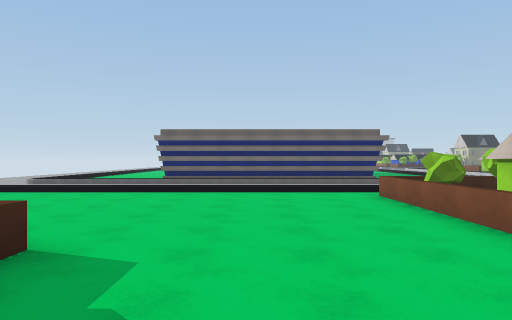
View 1 (above)

24 first-person views from a walk through a 3-D level made in the Unity game engine. The camera is 1.5 m above the floor, looks level and sees 70° across. The floor is counted in squares, 2 m on a side. Each view is taken from the middle of a square. On the plan, view 1 faces up. The plan holds only what a view shows up to about 11 squares ahead; the rest is blank. The place goes on beyond the plan. Surface patterns are stand-ins for the level's own textures.

View 2
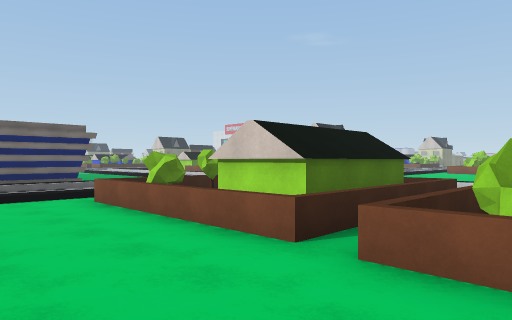

View 3
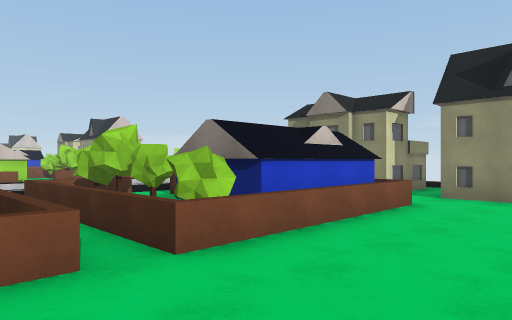

View 4
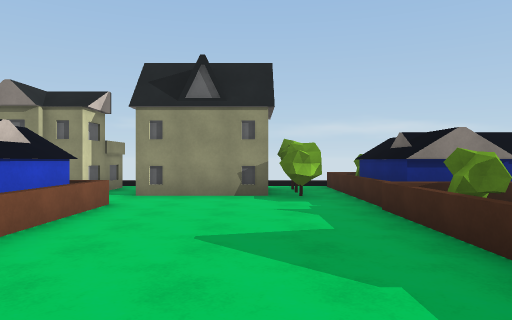

View 5
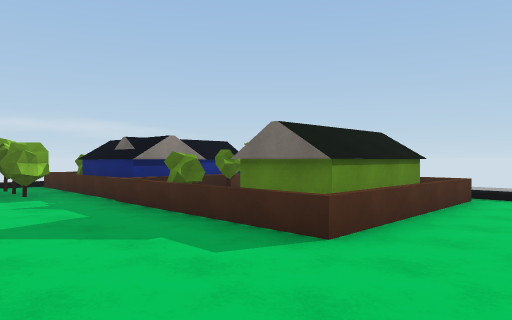

View 6
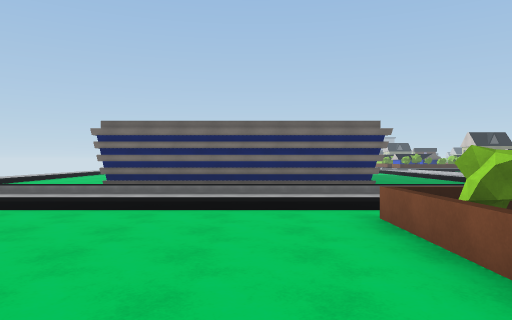

View 7
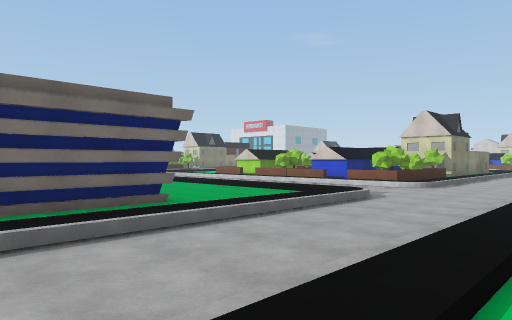

View 8
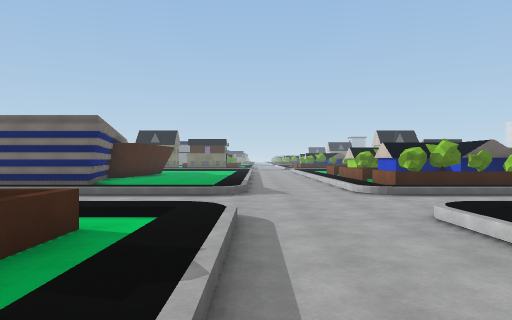

View 9
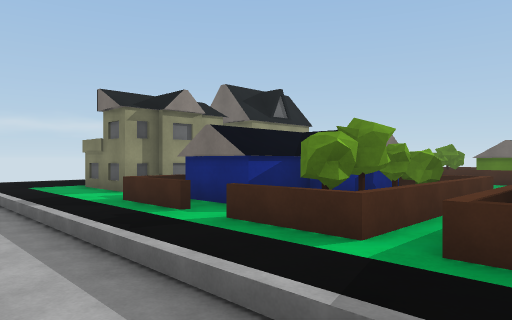

View 10
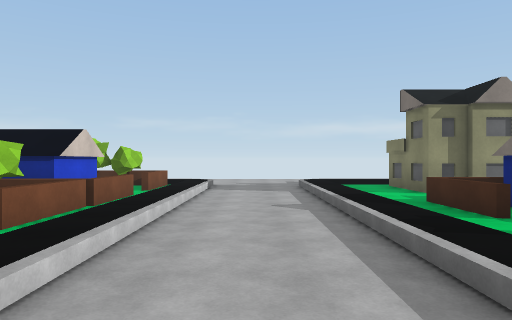

View 11
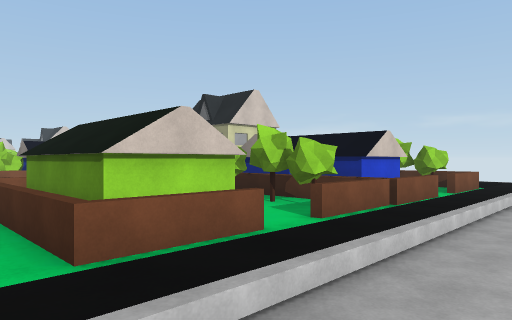

View 12
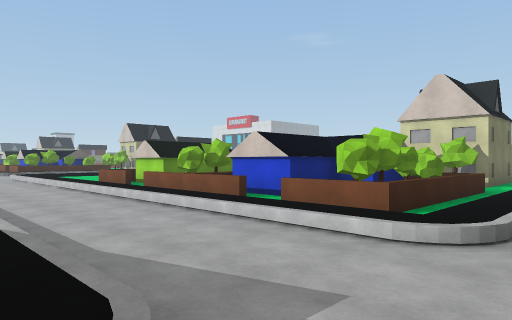

View 13
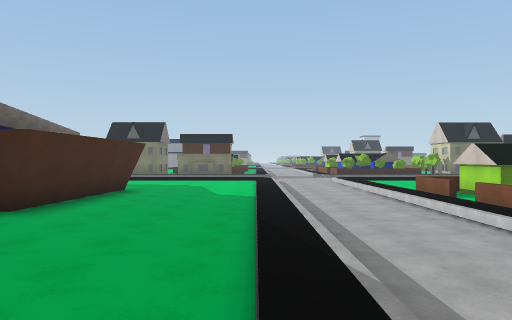

View 14
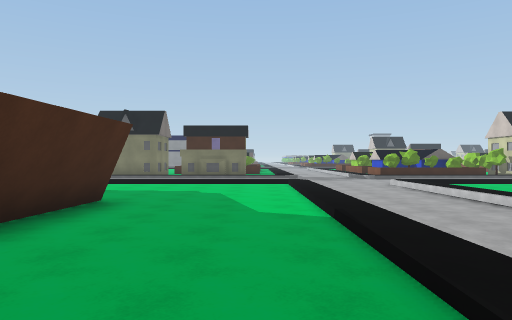

View 15
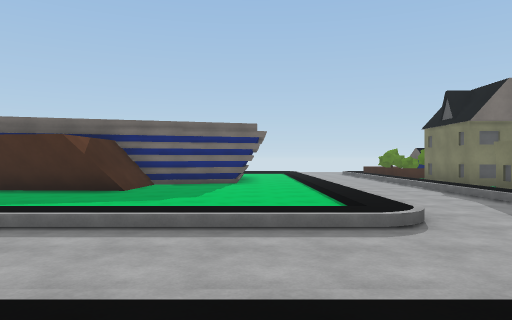

View 16
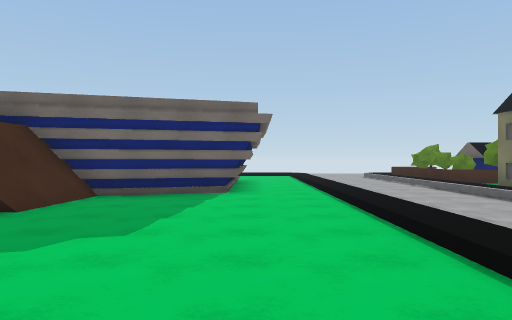

View 17
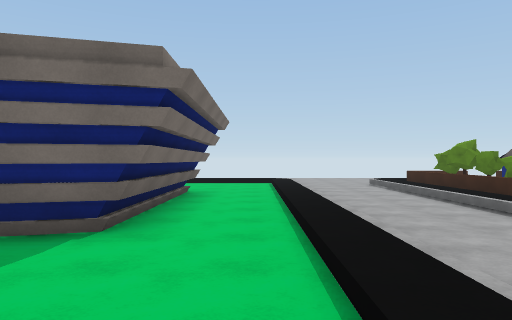

View 18
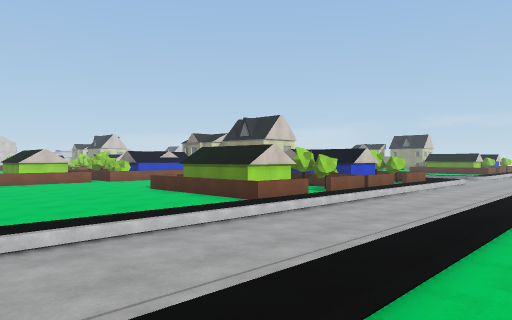

View 19
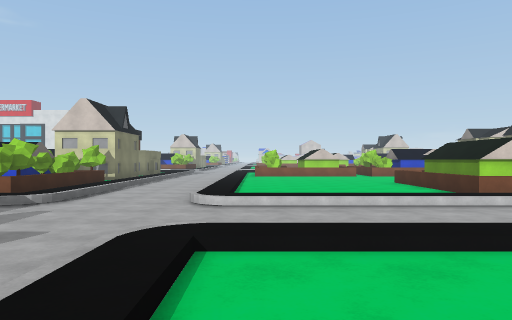

View 20
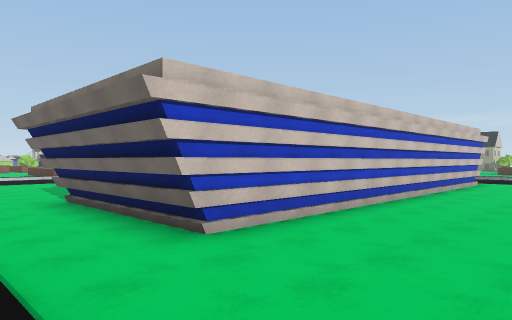

View 21
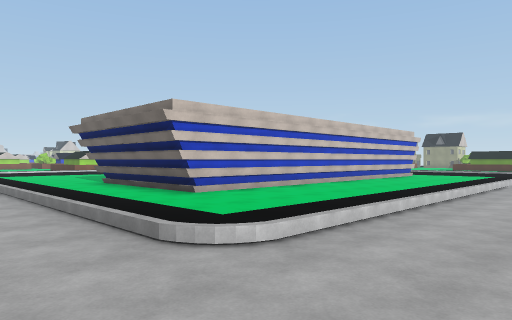

View 22
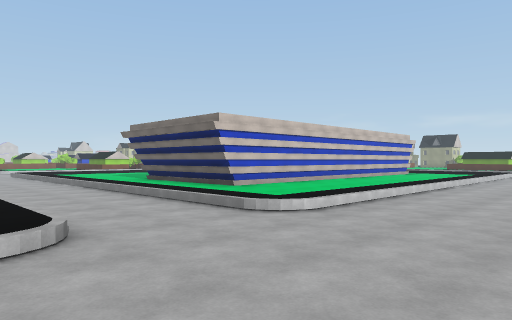

View 23
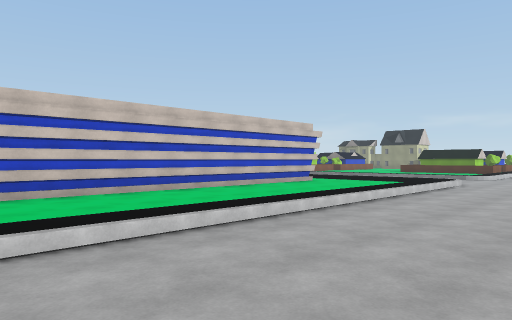

View 24
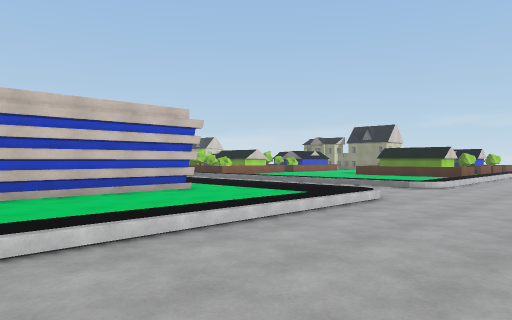

### Floor plan
Key: @ floor where view 1 was taken; # wall or solid block; . main floor; : floor 0.25 m higher than the main floor; / step, stairs or slope; H house.
Columns run from 11 left of view 1 to 16 right of it. Each row starts with its distance up from view 1.
 32 . ./ HHHHHH### HHH     /HHHH
 31  .../:::::::::::::   ../::::
 30 ............................
 29 ............................
 28  .../::::::::::::::/.../::::
 27  ..//..............//.//....
 26  ..//...#####......//.//....
 25  ..//...#####......//.//....
 24 ...//...#   #......//.//....
 23  ..//...#   ##.....//.//....
 22 ...//...#    ###...//.//HHHH
 21 ...//...#      #...//.//HHHH
 20  ..//...#      #...//.//.H
 19 ...//...#      #...//.//HHH
 18  ..//...#      #...//.//HH
 17 ...//...#      ....//.//H
 16 ...//...#       ...//.//HHHH
 15  ..//...#      #...//.//HHHH
 14  ..//...########...//.//HHHH
 13  ..//.....   ......//.//HHHH
 12  .../::::::::::::::/.../::::
 11  .........................
 10   ....      ..............
  9   ../::::::::::::::/.../:
  8   .//...........  .//.//
  7   .// ........HHHHH//./
  6   ./   .......H    //./
  5         ......HH   //
  4     /.........HHHHH//.//.
  3 ..  /HHHHH....HHHHH// //HHHH
  2 ..   HHHHH....HHHHH//.//HHHH
  1         HH....HHHHH//.//.H
  0        HHH.@..HHHH.//.//HHH
 -1       HHHH....HHHHH//.//HHHH
 -2      HHHHH....HH HH//.//HHHH
 -3      HHHHH.....   .//.//HHHH
 -4         HHH###.###.//.//.H
 -5         HHH   .HHH.//.//HH
 -6         HHH   .H H.//.//HH
 -7          ::      ::/.../

Where each view was taken, in squares from view 1:
view 1: 0 up, 0 right, facing up
view 2: 1 up, 0 right, facing up-right
view 3: 4 up, 0 right, facing down-right
view 4: 4 up, 0 right, facing down
view 5: 5 up, 1 right, facing down-left
view 6: 3 up, 1 right, facing up
view 7: 8 up, 1 right, facing up-right
view 8: 4 up, 9 right, facing up
view 9: 4 up, 10 right, facing down-left
view 10: 4 up, 10 right, facing down
view 11: 4 up, 10 right, facing down-right
view 12: 11 up, 8 right, facing up-right
view 13: 12 up, 8 right, facing up
view 14: 16 up, 7 right, facing up
view 15: 26 up, 13 right, facing left
view 16: 26 up, 9 right, facing left
view 17: 27 up, 5 right, facing left
view 18: 28 up, 7 right, facing down-right
view 19: 27 up, 5 right, facing right
view 20: 28 up, 7 left, facing down-right
view 21: 30 up, 10 left, facing down-right
view 22: 32 up, 11 left, facing down-right
view 23: 24 up, 11 left, facing down-right
view 24: 19 up, 11 left, facing down-right
